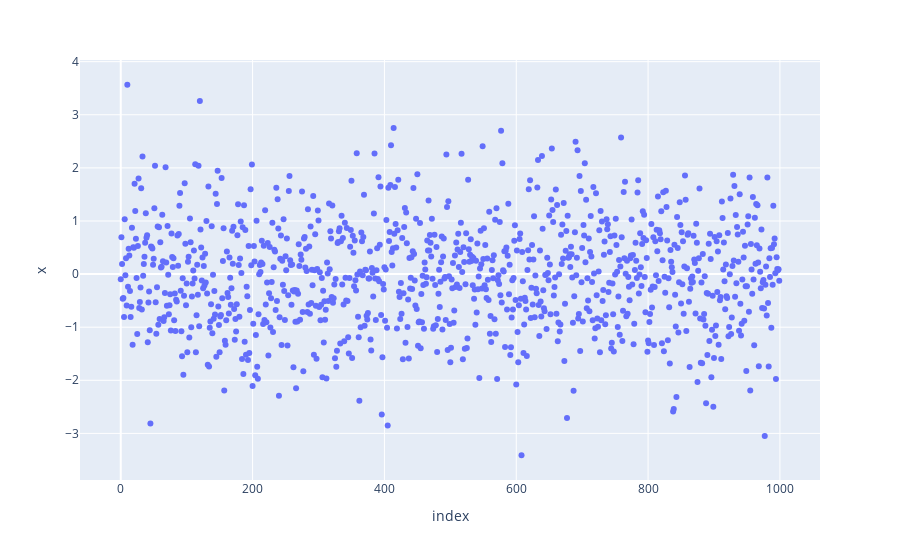

Notebook source saved alongside this figure:
### Code cell
px.scatter(df, y = 'x')

### Figure 1 — Plotly figure (JSON) as saved in the notebook; plotly's stock layout.template omitted (floating-point values rounded to 4 significant figures; data arrays with more than 128 entries replaced by an {"elided": "..."} marker saying what was removed)
{"data": [{"hovertemplate": "index=%{x}<br>x=%{y}<extra></extra>", "legendgroup": "", "marker": {"color": "#636efa", "symbol": "circle"}, "mode": "markers", "name": "", "orientation": "v", "showlegend": false, "type": "scatter", "x": {"elided": "1000 int values"}, "xaxis": "x", "y": {"elided": "1000 float values"}, "yaxis": "y"}], "layout": {"legend": {"tracegroupgap": 0}, "margin": {"t": 60}, "xaxis": {"anchor": "y", "domain": [0, 1], "title": {"text": "index"}}, "yaxis": {"anchor": "x", "domain": [0, 1], "title": {"text": "x"}}}}
